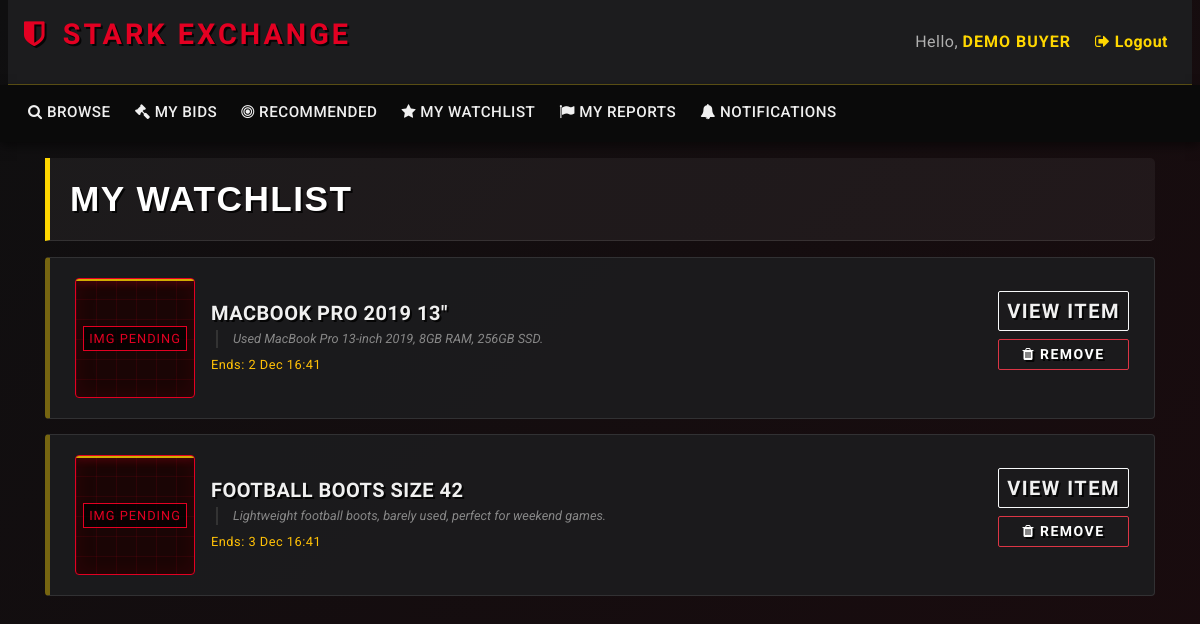
Screenshot of /mywatchlist.php (signed in) with the database file from the repository.
### tables this page shows
CREATE TABLE watchlist (
    user_id    INT NOT NULL,
    auction_id INT NOT NULL,

    PRIMARY KEY (user_id, auction_id),

    CONSTRAINT fk_watchlist_user
        FOREIGN KEY (user_id)
        REFERENCES users(user_id)
        ON DELETE CASCADE
        ON UPDATE CASCADE,

    CONSTRAINT fk_watchlist_auction
        FOREIGN KEY (auction_id)
        REFERENCES auctions(auction_id)
        ON DELETE CASCADE
        ON UPDATE CASCADE
);

CREATE TABLE items (
    item_id      INT AUTO_INCREMENT PRIMARY KEY,
    title        VARCHAR(255) NOT NULL,
    description  TEXT,
    image_path   VARCHAR(255) DEFAULT NULL,
    category_id  INT NOT NULL,
    seller_id    INT NOT NULL,
    created_at   DATETIME NOT NULL DEFAULT CURRENT_TIMESTAMP,

    CONSTRAINT fk_items_category
        FOREIGN KEY (category_id)
        REFERENCES categories(category_id)
        ON DELETE RESTRICT
        ON UPDATE CASCADE,

    CONSTRAINT fk_items_seller
        FOREIGN KEY (seller_id)
        REFERENCES users(user_id)
        ON DELETE CASCADE
        ON UPDATE CASCADE
);

CREATE TABLE auctions (
    auction_id    INT AUTO_INCREMENT PRIMARY KEY,
    item_id       INT NOT NULL,
    seller_id     INT NOT NULL,
    start_price   DECIMAL(10,2) NOT NULL,
    reserve_price DECIMAL(10,2),
    start_date    DATETIME NOT NULL DEFAULT CURRENT_TIMESTAMP,
    end_date      DATETIME NOT NULL,
    winner_id     INT NULL,
     
     
     
     
     
     
    status        ENUM('pending','active','finished','cancelled','removed')
                  NOT NULL DEFAULT 'pending',

    CONSTRAINT fk_auctions_item
        FOREIGN KEY (item_id)
        REFERENCES items(item_id)
        ON DELETE CASCADE
        ON UPDATE CASCADE,

    CONSTRAINT fk_auctions_seller
        FOREIGN KEY (seller_id)
        REFERENCES users(user_id)
        ON DELETE CASCADE
        ON UPDATE CASCADE,

    CONSTRAINT fk_auctions_winner
        FOREIGN KEY (winner_id)
        REFERENCES users(user_id)
        ON DELETE SET NULL
        ON UPDATE CASCADE
);

### utilities.php (called while the page is built, shortened)
<?php
function get_db() {
    static $conn = null;
    if ($conn === null) {
        $conn = new mysqli(DB_HOST, DB_USER, DB_PASS, DB_NAME);
        $conn->set_charset(DB_CHARSET);
    }
    return $conn;
}
function db_query($sql, $types = '', $params = []) {
    $conn = get_db();
    $stmt = $conn->prepare($sql);
    $stmt->bind_param($types, ...$params);
    if (!$stmt->execute()) {
        die('Execute failed: ' . $stmt->error);
    }
    return $stmt->get_result();
}
?>

### mywatchlist.php (the view, shortened to what this page needs)
<?php
require_once 'utilities.php';
include_once 'header.php';
$user_id = current_user_id();
$sql = "
    SELECT
        w.auction_id,
        i.item_id,
        i.title,
        i.image_path,
        i.description,
        a.end_date,
        a.status
    FROM watchlist w
    JOIN auctions a ON w.auction_id = a.auction_id
    JOIN items i ON a.item_id = i.item_id
    WHERE w.user_id = ?
    ORDER BY a.end_date ASC
";
$result = db_query($sql, "i", [$user_id]);
?>
<div class="container">
    <h2 class="my-3 text-uppercase" style="font-family: 'Oswald', sans-serif; letter-spacing: 1px;">My Watchlist</h2>
<?php if (!$result || $result->num_rows === 0): ?>
    <div class="text-center py-5">
        <p class="text-muted mb-4">You have no items in your watchlist.</p>
        <a href="browse.php" class="btn btn-primary btn-lg">Browse Auctions</a>
    </div>
<?php else: ?>
   <ul class="list-group mb-5" style="border: none;">
        <?php while ($row = $result->fetch_assoc()):
            $item_id    = (int)$row['item_id'];
            $title      = $row['title'];
            $desc       = $row['description'];
            $end_date   = new DateTime($row['end_date']);
            $image_path_row = $row['image_path'] ?? '';
            if (!empty($image_path_row) && file_exists($image_path_row)) {
                $img_html = '<img src="' . htmlspecialchars($image_path_row) . '" alt="Item image" style="width: 120px; height: 120px; object-fit: cover; border-radius: 4px; border: 1px solid #333;">';
            } else {
                $img_html = '<div class="img-placeholder" style="width: 120px; height: 120px; margin: 0;"></div>';
            }
        ?>
        <li class="list-group-item d-flex align-items-center"
            style="background-color: rgba(28, 28, 30, 0.9); border: 1px solid rgba(255,255,255,0.1); margin-bottom: 10px; border-radius: 4px; border-left: 4px solid var(--color-accent);">
            <div class="mr-3">
                <?php echo $img_html; ?>
            </div>
            <div class="flex-grow-1">
                <h5 class="mb-1">
                    <a href="listing.php?item_id=<?= $item_id ?>" class="text-light" style="font-family: 'Oswald', sans-serif; letter-spacing: 0.5px;">
                        <?= htmlspecialchars($title) ?>
                    </a>
                </h5>
                <p class="mb-1 text-muted small" style="line-height: 1.4;">
                    <?php
                    $desc_short = (strlen($desc) > 120) ? substr($desc, 0, 120) . '...' : $desc;
                    echo htmlspecialchars($desc_short);
                    ?>
                </p>
                <small class="text-warning">
                    Ends: <?= $end_date->format('j M H:i') ?>
                </small>
            </div>
            <div class="text-right ml-4" style="min-width: 120px;">
                <a href="listing.php?item_id=<?= $item_id ?>"
                   class="btn btn-sm btn-outline-light btn-block mb-2">
                   View Item
                </a>
                <form method="POST" action="watchlist_funcs.php" style="display:inline;">
                    <button class="btn btn-sm btn-outline-danger btn-block" type="submit">
                        <i class="fa fa-trash"></i> Remove
                    </button>
                </form>
            </div>
        </li>
        <?php endwhile; ?>
    </ul>
<?php endif; ?>
</div>
<?php include_once 'footer.php'; ?>

### css/custom.css (style rules this page uses)
:root { --color-primary: #E30022; --color-accent: #FFD700; --color-bg-dark: #0A0A0A; --color-bg-secondary: #1C1C1E; --color-bg-input: #2D2D30; --color-text-light: #F0F0F0; --color-text-muted: #B0B0B0; }
body, html { background-color: var(--color-bg-dark) !important; background: linear-gradient(135deg, #0f0f10 0%, #1a0b0e 100%) !important; min-height: 100vh; color: var(--color-text-light) !important; font-family: 'Roboto', sans-serif !important; font-weight: 400; letter-spacing: 0.5px; }
h1, h2, h3, h4, h5, h6, .navbar-brand, .card-title, .container h2, .btn { font-family: 'Oswald', sans-serif !important; font-weight: 700; letter-spacing: 1.5px !important; text-transform: uppercase; color: white !important; text-shadow: 2px 2px 0px rgba(0,0,0,0.8) !important; margin-bottom: 15px; }
.container p.text-muted, .text-muted { font-family: 'Roboto', sans-serif !important; font-weight: 400; letter-spacing: normal; text-shadow: none !important; color: #bbb !important; }
.btn { border-radius: 2px !important; font-weight: bold; text-transform: uppercase; transition: all 0.3s ease; }
ul.list-group { border: none !important; gap: 15px; background-color: transparent !important; }
.list-group-item { background-color: rgba(28, 28, 30, 0.9) !important; border: 1px solid rgba(255, 255, 255, 0.1) !important; margin-bottom: 0 !important; border-radius: 4px; padding: 20px 25px; border-left: 5px solid rgba(255, 215, 0, 0.4) !important; position: relative; overflow: hidden; transition: all 0.3s cubic-bezier(0.25, 0.8, 0.25, 1); }
.list-group-item h5, .list-group-item a { color: var(--color-text-light) !important; font-weight: bold; text-decoration: none; font-size: 1.25rem; display: block; margin-bottom: 5px; }
.list-group-item::after { content: ""; position: absolute; top: 0; left: -100%; width: 50%; height: 100%; background: linear-gradient(to right, transparent, rgba(255, 255, 255, 0.1), transparent); transform: skewX(-25deg); transition: none; }
.container h2.my-3 { background: rgba(255, 255, 255, 0.05); padding: 20px; border-left: 5px solid var(--color-accent); border-radius: 0 5px 5px 0; font-family: 'Impact', sans-serif !important; text-transform: uppercase; letter-spacing: 1px; font-size: 2.2rem; border-bottom: 1px solid rgba(255, 255, 255, 0.1); }
.container p.text-muted { color: #888 !important; font-style: italic; border-left: 2px solid #333; padding-left: 15px; margin-left: 5px; }
.img-placeholder { width: 150px; height: 150px; flex-shrink: 0; background-color: #1a0505; background-image: linear-gradient(rgba(227, 0, 34, 0.1) 1px, transparent 1px), linear-gradient(90deg, rgba(227, 0, 34, 0.1) 1px, transparent 1px); background-size: 20px 20px; border: 1px solid var(--color-primary); display: flex; align-items: center; justify-content: center; position: relative; overflow: hidden; margin-right: 20px; border-radius: 4px; box-shadow: inset 0 0 20px rgba(227, 0, 34, 0.1); }
.img-placeholder::before { content: ""; position: absolute; top: 0; left: 0; width: 100%; height: 2px; background: var(--color-accent); box-shadow: 0 0 10px var(--color-primary); animation: stark-scan 3s infinite ease-in-out; opacity: 0.8; }
.img-placeholder::after { content: "IMG PENDING"; color: var(--color-primary); font-family: 'Oswald', sans-serif; font-size: 0.8rem; letter-spacing: 1px; background: rgba(0,0,0,0.7); padding: 2px 5px; border: 1px solid var(--color-primary); }

### rows the page displays
watchlist: items.title "MACBOOK PRO 2019 13\"", items.description "Used MacBook Pro 13-inch 2019, 8GB RAM, 256GB SSD.", auction.end_date "2 Dec 16:41"
watchlist: items.title "FOOTBALL BOOTS SIZE 42", items.description "Lightweight football boots, barely used, perfect for weekend games.", auction.end_date "3 Dec 16:41"

### other values shown
$display_name "DEMO BUYER"
